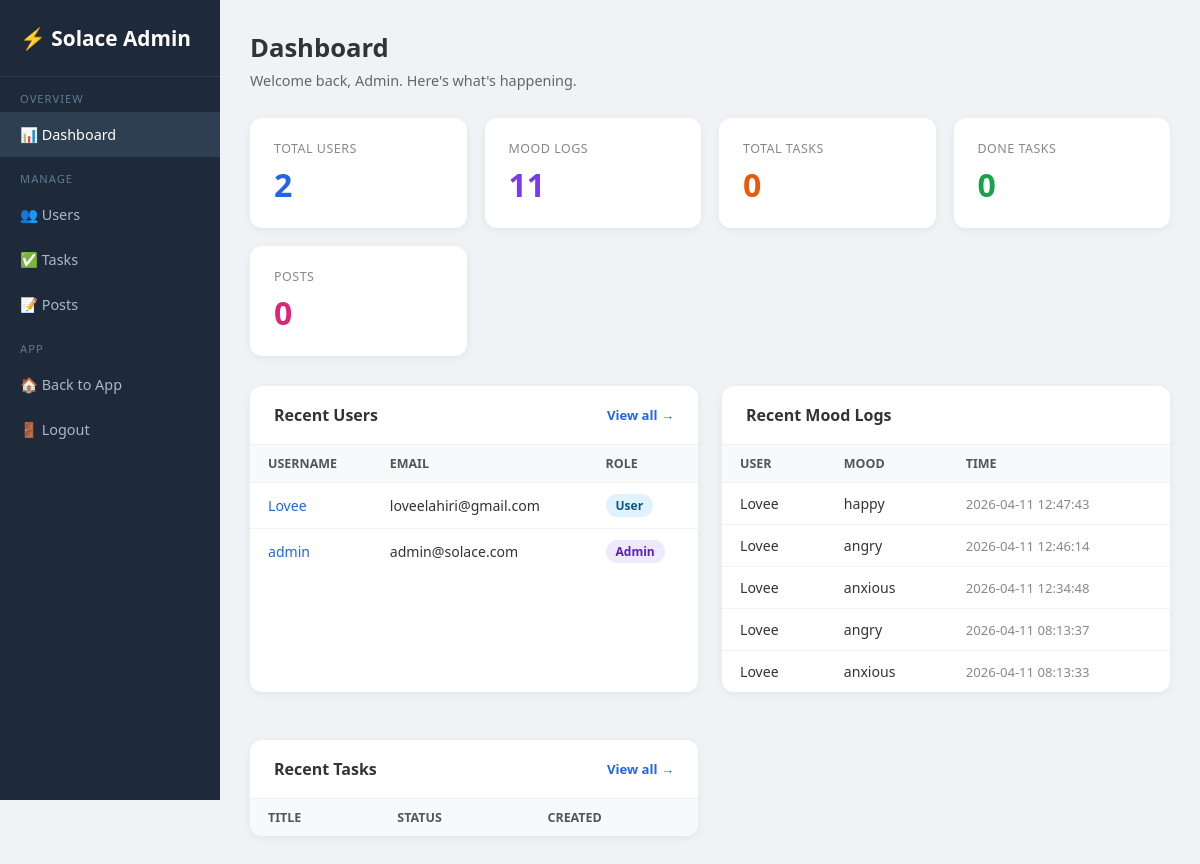
Page /admin (signed in) on the earlier database version.
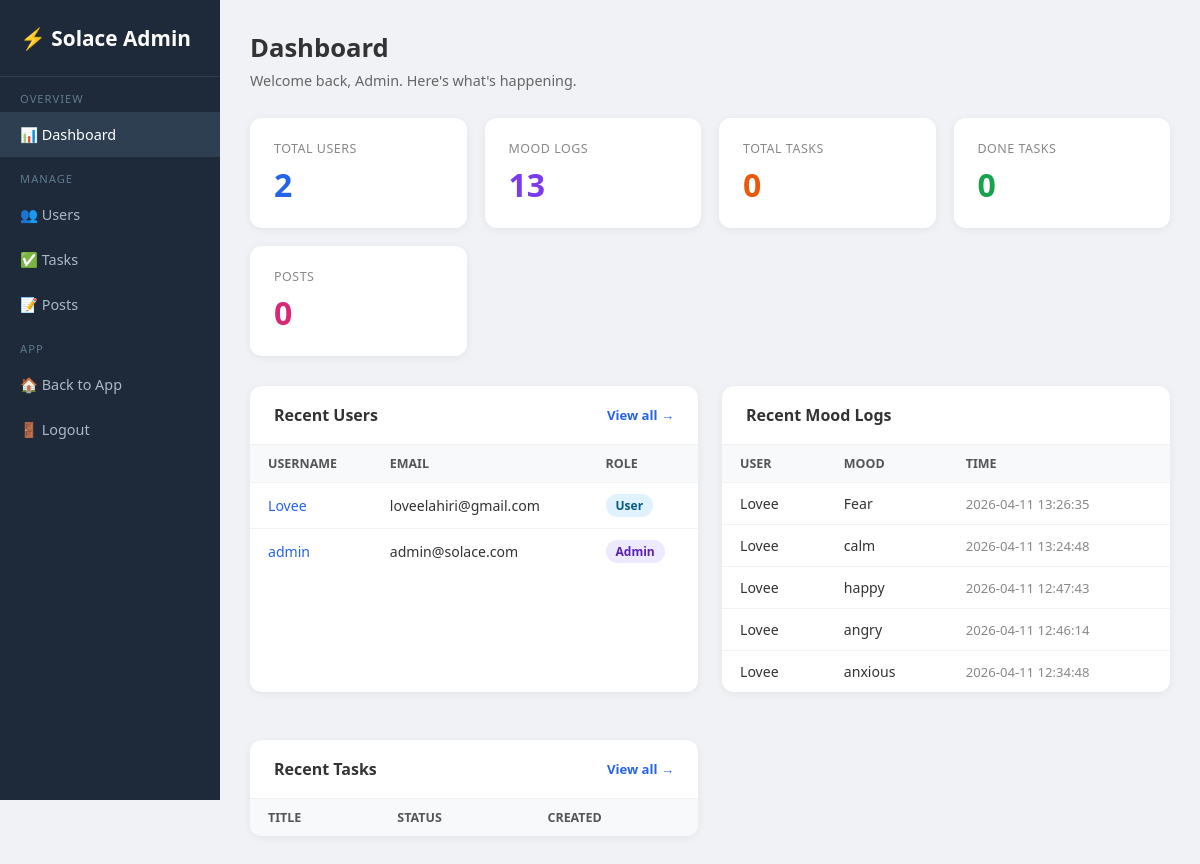
Same page on the later database version.
### tables this page shows
CREATE TABLE users (
                id         INTEGER PRIMARY KEY AUTOINCREMENT,
                username   TEXT UNIQUE NOT NULL,
                email      TEXT NOT NULL,
                password   TEXT NOT NULL,
                is_admin   INTEGER DEFAULT 0,
                created_at DATETIME DEFAULT CURRENT_TIMESTAMP
            );

CREATE TABLE mood_logs (
                id        INTEGER PRIMARY KEY AUTOINCREMENT,
                user_id   INTEGER NOT NULL REFERENCES users(id),
                mood      TEXT NOT NULL,
                timestamp DATETIME DEFAULT CURRENT_TIMESTAMP
            );

### app.py (the view)
@app.route("/admin")
@admin_required
def admin_dashboard() -> Any:
    with get_db() as conn:
        total_users  = conn.execute("SELECT COUNT(*) FROM users").fetchone()[0]
        total_moods  = conn.execute("SELECT COUNT(*) FROM mood_logs").fetchone()[0]
        total_tasks  = conn.execute("SELECT COUNT(*) FROM admin_tasks").fetchone()[0]
        done_tasks   = conn.execute("SELECT COUNT(*) FROM admin_tasks WHERE status='done'").fetchone()[0]
        total_posts  = conn.execute("SELECT COUNT(*) FROM posts").fetchone()[0]
        recent_users = conn.execute(
            "SELECT id, username, email, is_admin, created_at FROM users ORDER BY created_at DESC LIMIT 5"
        ).fetchall()
        recent_moods = conn.execute("""
            SELECT u.username, ml.mood, ml.timestamp
            FROM mood_logs ml JOIN users u ON ml.user_id=u.id
            ORDER BY ml.timestamp DESC LIMIT 5
        """).fetchall()
        recent_tasks = conn.execute(
            "SELECT title, status, created_at FROM admin_tasks ORDER BY created_at DESC LIMIT 5"
        ).fetchall()
    return render_template(
        "admin/dashboard.html",
        total_users=total_users, total_moods=total_moods,
        total_tasks=total_tasks, done_tasks=done_tasks, total_posts=total_posts,
        recent_users=recent_users, recent_moods=recent_moods, recent_tasks=recent_tasks,
    )

### app.py (called while the page is built)
def get_db() -> sqlite3.Connection:
    conn = sqlite3.connect("database.db")
    conn.row_factory = sqlite3.Row
    return conn

def admin_required(f: Any) -> Any:
    @wraps(f)
    def dec(*args: Any, **kwargs: Any) -> Any:
        if "user_id" not in session or not session.get("is_admin"):
            flash("Admin access required.")
            return redirect(url_for("login_page"))
        return f(*args, **kwargs)
    return dec

### templates/admin/dashboard.html (shortened to what this page needs)
<!DOCTYPE html>
<html lang="en">
<head>
</head>
<body>
<div class="sidebar">
  <div class="logo">⚡ Solace Admin</div>
  <nav>
    <div class="section-label">Overview</div>
    <a href="/admin" class="active">📊 Dashboard</a>
    <div class="section-label">Manage</div>
    <a href="/admin/users">👥 Users</a>
    <a href="/admin/tasks">✅ Tasks</a>
    <a href="/admin/posts">📝 Posts</a>
    <div class="section-label">App</div>
    <a href="/tracker">🏠 Back to App</a>
    <a href="/logout">🚪 Logout</a>
  </nav>
</div>
<div class="main">
  <div class="page-title">Dashboard</div>
  <div class="page-sub">Welcome back, Admin. Here's what's happening.</div>
  <div class="stats">
    <div class="stat-card blue">
      <div class="label">Total Users</div>
      <div class="value">{{ total_users }}</div>
    </div>
    <div class="stat-card purple">
      <div class="label">Mood Logs</div>
      <div class="value">{{ total_moods }}</div>
    </div>
    <div class="stat-card orange">
      <div class="label">Total Tasks</div>
      <div class="value">{{ total_tasks }}</div>
    </div>
    <div class="stat-card green">
      <div class="label">Done Tasks</div>
      <div class="value">{{ done_tasks }}</div>
    </div>
    <div class="stat-card pink">
      <div class="label">Posts</div>
      <div class="value">{{ total_posts }}</div>
    </div>
  </div>
  <div class="grid2">
    <div class="card">
      <div class="card-header">Recent Users <a href="/admin/users">View all →</a></div>
      <table>
        <thead><tr><th>Username</th><th>Email</th><th>Role</th></tr></thead>
        <tbody>
          {% for u in recent_users %}
          <tr>
            <td><a href="/admin/users/{{ u.id }}" style="color:#2563eb;text-decoration:none">{{ u.username }}</a></td>
            <td>{{ u.email }}</td>
            <td><span class="badge {{ 'admin' if u.is_admin else 'user' }}">{{ 'Admin' if u.is_admin else 'User' }}</span></td>
          </tr>
          {% endfor %}
        </tbody>
      </table>
    </div>
    <div class="card">
      <div class="card-header">Recent Mood Logs</div>
      <table>
        <thead><tr><th>User</th><th>Mood</th><th>Time</th></tr></thead>
        <tbody>
          {% for m in recent_moods %}
          <tr>
            <td>{{ m.username }}</td>
            <td>{{ m.mood }}</td>
            <td style="color:#888;font-size:0.82rem">{{ m.timestamp }}</td>
          </tr>
          {% endfor %}
        </tbody>
      </table>
    </div>
    <div class="card">
      <div class="card-header">Recent Tasks <a href="/admin/tasks">View all →</a></div>
      <table>
        <thead><tr><th>Title</th><th>Status</th><th>Created</th></tr></thead>
      </table>
    </div>
  </div>
</div>
</body>
</html>

### templates/admin/dashboard.html (style rules this page uses)
* { box-sizing: border-box; margin: 0; padding: 0; }
body { font-family: 'Segoe UI', sans-serif; background: #f0f2f5; color: #333; }
.sidebar { width: 220px; position: fixed; top: 0; left: 0; height: 100vh; background: #1e2a3a; color: #cdd9e5; display: flex; flex-direction: column; }
.sidebar .logo { padding: 24px 20px; font-size: 1.3rem; font-weight: 700; color: #fff; border-bottom: 1px solid #2e3f52; }
.sidebar nav a { display: block; padding: 13px 20px; color: #aab8c8; text-decoration: none; font-size: 0.9rem; transition: background 0.15s; }
.sidebar nav a:hover, .sidebar nav a.active { background: #2e3f52; color: #fff; }
.sidebar nav .section-label { padding: 14px 20px 6px; font-size: 0.7rem; text-transform: uppercase; letter-spacing: 1px; color: #5f7a90; }
.main { margin-left: 220px; padding: 30px; }
.page-title { font-size: 1.6rem; font-weight: 700; margin-bottom: 6px; }
.page-sub { color: #666; font-size: 0.9rem; margin-bottom: 28px; }
.stats { display: grid; grid-template-columns: repeat(auto-fit, minmax(180px, 1fr)); gap: 18px; margin-bottom: 30px; }
.stat-card { background: #fff; border-radius: 12px; padding: 22px 24px; box-shadow: 0 2px 8px rgba(0,0,0,.06); }
.stat-card .label { font-size: 0.78rem; color: #888; text-transform: uppercase; letter-spacing: .5px; }
.stat-card .value { font-size: 2rem; font-weight: 700; margin-top: 6px; }
.stat-card.blue .value { color: #2563eb; }
.stat-card.green .value { color: #16a34a; }
.stat-card.orange .value { color: #ea580c; }
.stat-card.purple .value { color: #7c3aed; }
.stat-card.pink .value { color: #db2777; }
.card { background: #fff; border-radius: 12px; box-shadow: 0 2px 8px rgba(0,0,0,.06); margin-bottom: 24px; overflow: hidden; }
.card-header { padding: 18px 24px; font-weight: 600; font-size: 1rem; border-bottom: 1px solid #f0f0f0; display: flex; justify-content: space-between; align-items: center; }
.card-header a { font-size: 0.82rem; color: #2563eb; text-decoration: none; }
table { width: 100%; border-collapse: collapse; font-size: 0.88rem; }
th { background: #f8f9fb; padding: 10px 18px; text-align: left; font-weight: 600; color: #555; font-size: 0.78rem; text-transform: uppercase; }
td { padding: 11px 18px; border-top: 1px solid #f2f2f2; }
.badge { display: inline-block; padding: 3px 10px; border-radius: 20px; font-size: 0.75rem; font-weight: 600; }
.badge.admin { background: #ede9fe; color: #5b21b6; }
.badge.user { background: #e0f2fe; color: #075985; }
.grid2 { display: grid; grid-template-columns: 1fr 1fr; gap: 24px; }

Differences in the rows shown:
no longer on this page (row unchanged): mood_logs: username "Lovee", mood "angry", timestamp "2026-04-11 08:13:37"
no longer on this page (row unchanged): mood_logs: username "Lovee", mood "anxious", timestamp "2026-04-11 08:13:33"
added mood_logs: username "Lovee", mood "Fear", timestamp "2026-04-11 13:26:35"
added mood_logs: username "Lovee", mood "calm", timestamp "2026-04-11 13:24:48"
Other differences:
{{ total_moods }}: "11" → "13"
